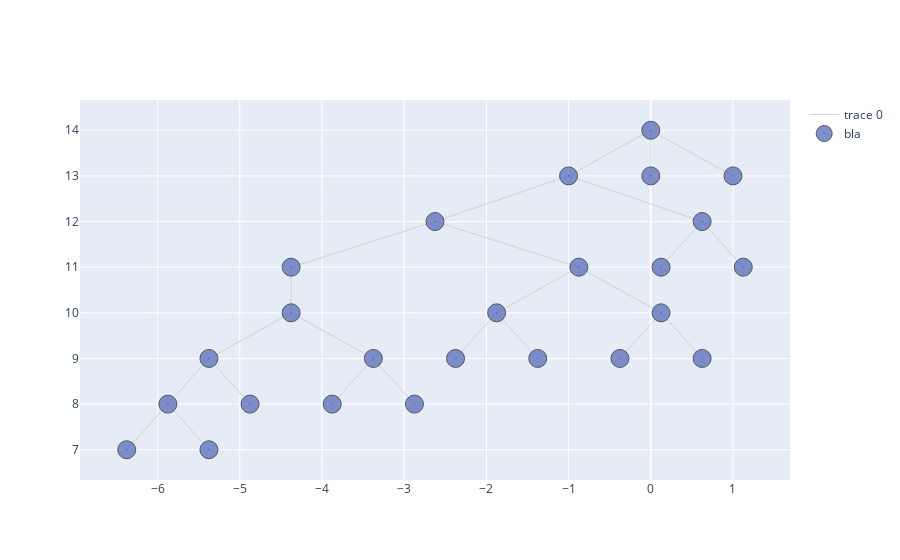

Here is the notebook cell this chart was saved with:
### Code cell
import plotly.graph_objects as go
fig = go.Figure()
fig.add_trace(go.Scatter(x=Xe,
                   y=Ye,
                   mode='lines',
                   line=dict(color='rgb(210,210,210)', width=1),
                   hoverinfo='none'
                   ))
fig.add_trace(go.Scatter(x=Xn,
                  y=Yn,
                  mode='markers',
                  name='bla',
                  marker=dict(symbol='circle-dot',
                                size=18, 
                                color='#6175c1',    #'#DB4551', 
                                line=dict(color='rgb(50,50,50)', width=1)
                                ),
                  text=labels,
                  hoverinfo='text',
                  opacity=0.8
                  ))

### Figure 1 — Plotly figure (JSON) as saved in the notebook; plotly's stock layout.template omitted (floating-point values rounded to 4 significant figures)
{"data": [{"hoverinfo": "none", "line": {"color": "rgb(210,210,210)", "width": 1}, "mode": "lines", "type": "scatter", "x": [-4.375, -2.625, null, -4.375, -4.375, null, -2.625, -1, null, -2.625, -0.875, null, -4.375, -5.375, null, -4.375, -3.375, null, -1, 0, null, -1, 0.625, null, -0.875, -1.875, null, -0.875, 0.125, null, -5.375, -5.875, null, -5.375, -4.875, null, -3.375, -3.875, null, -3.375, -2.875, null, 0, 0, null, 0, 1, null, 0.625, 0.125, null, 0.625, 1.125, null, -1.875, -2.375, null, -1.875, -1.375, null, 0.125, -0.375, null, 0.125, 0.625, null, -5.875, -6.375, null, -5.875, -5.375, null], "y": [11, 12, null, 11, 10, null, 12, 13, null, 12, 11, null, 10, 9, null, 10, 9, null, 13, 14, null, 13, 12, null, 11, 10, null, 11, 10, null, 9, 8, null, 9, 8, null, 9, 8, null, 9, 8, null, 14, 13, null, 14, 13, null, 12, 11, null, 12, 11, null, 10, 9, null, 10, 9, null, 10, 9, null, 10, 9, null, 8, 7, null, 8, 7, null]}, {"hoverinfo": "text", "marker": {"color": "#6175c1", "line": {"color": "rgb(50,50,50)", "width": 1}, "size": 18, "symbol": "circle-dot"}, "mode": "markers", "name": "bla", "opacity": 0.8, "text": ["0", "1", "2", "3", "4", "5", "6", "7", "8", "9", "10", "11", "12", "13", "14", "15", "16", "17", "18", "19", "20", "21", "22", "23", "24"], "type": "scatter", "x": [-4.375, -2.625, -4.375, -1, -0.875, -5.375, -3.375, 0, 0.625, -1.875, 0.125, -5.875, -4.875, -3.875, -2.875, 0, 1, 0.125, 1.125, -2.375, -1.375, -0.375, 0.625, -6.375, -5.375], "y": [11, 12, 10, 13, 11, 9, 9, 14, 12, 10, 10, 8, 8, 8, 8, 13, 13, 11, 11, 9, 9, 9, 9, 7, 7]}], "layout": {}}
